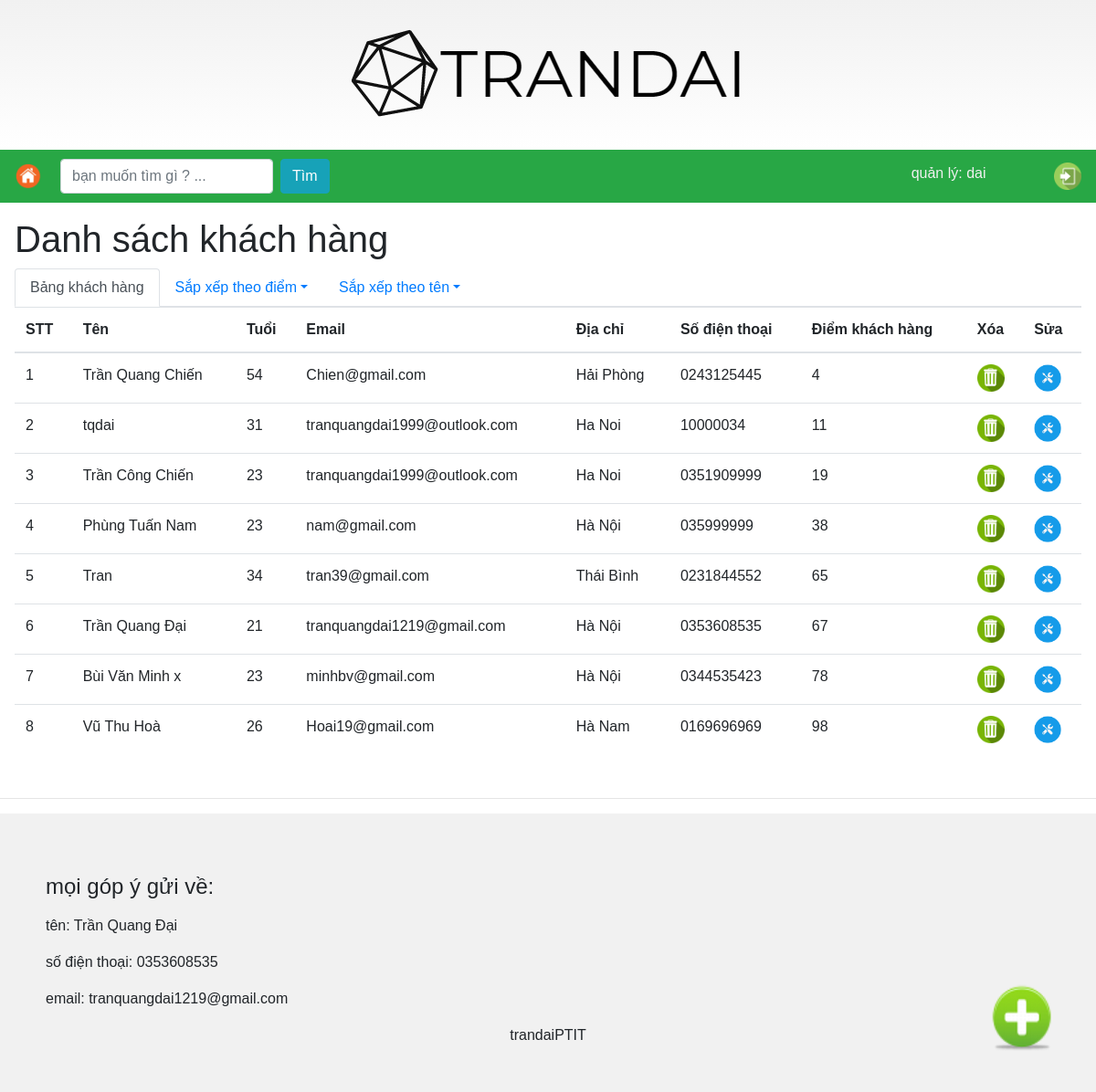
Screenshot of /admin.php?page=sortScore (signed in) with the database file from the repository.
### tables this page shows
CREATE TABLE `customer` (
  `id` int(11) NOT NULL,
  `name` varchar(255) DEFAULT NULL,
  `age` int(11) DEFAULT NULL,
  `address` varchar(255) DEFAULT NULL,
  `email` varchar(255) DEFAULT NULL,
  `phoneNumber` varchar(255) DEFAULT NULL,
  `score` int(11) DEFAULT NULL
);

### model/DBConnection.php (called while the page is built, shortened)
<?php
class DBConnection
{
    public $dsn;
    public $user;
    public $password;
    public function __construct($dsn, $user, $password)
    {
        $this->dsn = $dsn;
        $this->password = $password;
        $this->user = $user;
    }
    public function connect()
    {
        return new PDO($this->dsn, $this->user, $this->password);
    }
}

### model/CustomerDB.php (called while the page is built, shortened)
<?php
class CustomerDB
{
    public $connection;
    public function __construct($connection)
    {
        $this->connection = $connection;
    }
    public function sortScore(){
        $sql = "SELECT * FROM customer ORDER BY score;";
        $statement = $this->connection->prepare($sql);
        $statement->execute();
        $result = $statement->fetchAll();
        $customers = [];
        foreach ($result as $row) {
            $customer = new Customer($row['name'], $row['age'], $row['email'], $row['address'], $row['phoneNumber'], $row['score']);
            $customer->id = $row['id'];
            $customers[] = $customer;
        }
        return $customers;
    }
}

### model/Customer.php (called while the page is built, shortened)
<?php
class Customer
{
    public function __construct($name,$age, $email, $address, $phoneNumber, $score)
    {
        $this->name = $name;
        $this->age = $age;
        $this->email = $email;
        $this->address = $address;
        $this->phoneNumber = $phoneNumber;
        $this->score = $score;
    }
}

### view/list.php (the view, shortened to what this page needs)
<h1>Danh sách khách hàng</h1>
<ul class="nav nav-tabs">
  <li class="nav-item">
    <a class="nav-link active" href="./admin.php?">Bảng khách hàng</a>
  </li>
  <li class="nav-item dropdown">
    <a class="nav-link dropdown-toggle" data-toggle="dropdown" href="#">Sắp xếp theo điểm</a>
  </li>
  <li class="nav-item dropdown">
    <a class="nav-link dropdown-toggle" data-toggle="dropdown" href="#">Sắp xếp theo tên</a>
  </li>
</ul>
<a href="./admin.php?page=add"><img src="./icon/add.png" id="addIcon"></a>
<table class="table table-hover">
  <thead>
    <tr>
      <th>STT</th>
      <th>Tên</th>
      <th>Tuổi</th>
      <th>Email</th>
      <th>Địa chỉ</th>
      <th>Số điện thoại</th>
      <th>Điểm khách hàng</th>
      <th>Xóa</th>
      <th>Sửa</th>
    </tr>
  </thead>
  <tbody>
    <?php foreach ($customers as $key => $customer) : ?>
      <tr>
        <td><?php echo ++$key ?></td>
        <td><?php echo $customer->name ?></td>
        <td><?php echo $customer->age ?></td>
        <td><?php echo $customer->email ?></td>
        <td><?php echo $customer->address ?></td>
        <td><?php echo $customer->phoneNumber ?></td>
        <td><?php echo $customer->score ?></td>
        <td> <a href="./admin.php?page=delete&id=<?php echo $customer->id; ?>"><img src="./icon/delete.png" class="icon"></a></td>
        <td> <a href="./admin.php?page=edit&id=<?php echo $customer->id; ?>"><img src="./icon/edit.png" class="icon"></a></td>
      <?php endforeach; ?>
  </tbody>
</table>

### admin.php (style rules this page uses)
body { margin: 0; font-family: Arial, Helvetica, sans-serif; }

### view/list.php (style rules this page uses)
.icon { width: 30px; height: 30px; }
#addIcon { width: 120px; height: 120px; position: fixed; bottom: 20px; right: 20px; }

### rows the page displays
customer: name "Trần Quang Chiến", age "54", email "Chien@gmail.com", address "Hải Phòng", phoneNumber "0243125445", score "4"
customer: name "tqdai", age "31", email "tranquangdai1999@outlook.com", address "Ha Noi", phoneNumber "10000034", score "11"
customer: name "Trần Công Chiến", age "23", email "tranquangdai1999@outlook.com", address "Ha Noi", phoneNumber "0351909999", score "19"
customer: name "Phùng Tuấn Nam", age "23", email "nam@gmail.com", address "Hà Nội", phoneNumber "035999999", score "38"
customer: name "Tran", age "34", email "tran39@gmail.com", address "Thái Bình", phoneNumber "0231844552", score "65"
customer: name "Trần Quang Đại", age "21", email "tranquangdai1219@gmail.com", address "Hà Nội", phoneNumber "0353608535", score "67"
customer: name "Bùi Văn Minh x", age "23", email "minhbv@gmail.com", address "Hà Nội", phoneNumber "0344535423", score "78"
customer: name "Vũ Thu Hoà", age "26", email "Hoai19@gmail.com", address "Hà Nam", phoneNumber "0169696969", score "98"

### other values shown
$_SESSION["username"] "dai"
